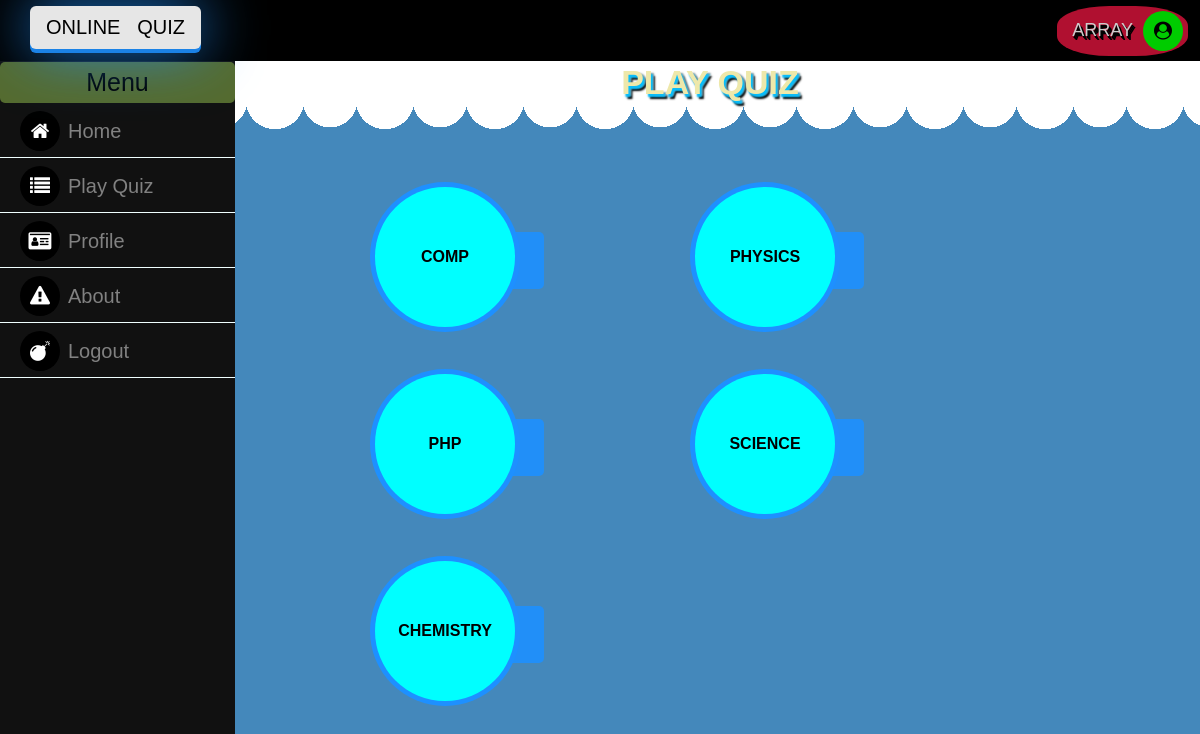
Screenshot of /categories.php (signed in) with the database file from the repository.
### tables this page shows
CREATE TABLE `subject` (
  `subid` int(11) NOT NULL,
  `subname` varchar(200) DEFAULT NULL,
  `duration` int(45) DEFAULT NULL,
  `state` tinyint(4) DEFAULT NULL
);

### categories.php (the view, shortened to what this page needs)
<?php
if(!isset($_SESSION["sees_user"]))  {
    header("location:login.php");
} else {
?>
<!doctype html>
<html>
<head>
<link rel="stylesheet" href="css/categories1.css">
<link rel="stylesheet" href="https://maxcdn.bootstrapcdn.com/font-awesome/4.7.0/css/font-awesome.min.css">
</head>
<body>
<div class="menu">
	<div class="menubar">
		<p>Menu</p>
	</div class="navbar">
		<a href="home.php" class="linkref"><i class="fa fa-home" aria-hidden="true"></i>Home</a>
		<a href="categories.php" class="linkref"><i class="fa fa-list" aria-hidden="true"></i>Play Quiz</a>
		<a href="profile.php" class="linkref"><i class="fa fa-id-card" aria-hidden="true"></i>Profile</a>
		<a href="about.php" class="linkref"><i class="fa fa-exclamation-triangle" aria-hidden="true"></i>About</a>
		<a href="logout.php" class="linkref"><i class="fa fa-bomb" aria-hidden="true"></i>Logout</a>
</div>
<div class="nav" id="sticky">
	<span id="logo">Online&nbsp&nbsp&nbspQuiz</span>
	<span class="user"><span class="seeuser"><?=$_SESSION['sees_user'];?></span><i class="fa fa-user-circle" aria-hidden="true"></i></span>
</div>
<div class="main">
<div class="content">
	<div class="head">
 		Play Quiz
	</div>
	<?php
        $con=mysqli_connect('localhost','root','') or die(mysql_error());
        mysqli_select_db($con,'quiz') or die("cannot select DB");
        $query=mysqli_query($con,"SELECT * FROM subject");
        while ($row=mysqli_fetch_array($query)) {
          	if ($row['state']==1){
				echo"<div class='box1'>
						<div class='ocircle'>
							<a href='display.php?sid=".$row['subid']."'><span class='circle'>".$row['subname']."</span></a>
						</div>
						<span class='stretch'><a href='display.php' id='play'>Play Quiz</a></span>
					</div>";
			}
		}
?>
</div>
</div>
</body>
</html>
<?php
}
?>

### css/categories1.css (style rules this page uses)
body { margin: 0px; border: 0px; font-family: Arial, Helvetica, sans-serif; font-size: 17px; background: linear-gradient(#ffffff 50%, rgba(255,255,255,0) 0) 0 0, radial-gradient(circle closest-side, #FFFFFF 53%, rgba(255,255,255,0) 0) 0 0, radial-gradient(circle closest-side, #FFFFFF 50%, rgba(255,255,255,0) 0) 55px 0 #48B; background-size:110px 200px; background-repeat:repeat-x; }
.menu { color: #fff; height: 100%; width: 235px; position: fixed; z-index: 1; top: 0px; left: 0px; background-color: #111; overflow-x: hidden; font-family: sans-serif; font-size: 18px; }
.menu .fa { background-color: #000; color: #fff; width: 40px; height: 40px; text-align: center; line-height: 40px; border-radius: 50%; margin-right: 8px; }
.menubar p { font-size: 25px; color: #000; padding: 6px 0px 6px 0px; width: 100%; text-align: center; border-radius: 5px; margin-top: 62px; background-color: #556b2f; margin-bottom: 2px; }
.menu a { padding: 6px 0px 6px 20px; text-decoration: none; font-size: 20px; color: #818181; display: block; border: none; background: none; width: 92%; text-align: left; cursor: pointer; outline: none; border-bottom: solid 1px #f0ffff; margin-bottom: 2px; }
.nav { height: 61px; background-color: #000; }
.user { color: #fff; font-family: sans-serif; font-size: 18px; float: right; color: #fff; padding: 5px; border-radius: 40%; background-color: #dc143c; opacity: 0.8; margin-right: 12px; }
.user .fa { background-color: #00ff00; color: #000; width: 40px; height: 40px; text-align: center; line-height: 40px; border-radius: 50%; }
.seeuser { margin-right: 10px; text-transform: uppercase; margin-top: 9px; text-shadow: 1px 2px 0px #000, 2px 3px 0px #000, 3px 4px 0px #000; }
#sticky { position: fixed; top: 0; z-index: 100; width: 100%; }
#logo { text-transform: uppercase; background-color: #fff; color: #000; padding: 10px 16px ; border-radius: 6px; font-family: arial; font-size: 20px; mix-blend-mode: screen; box-shadow: 0 4px #1e90ff, 0 0 60px #1e90ff; opacity: 0.9; margin-left: 30px; }
span { float: left; margin: 6px 0px 0px 10px; }
.main { margin-left: 300px; margin-right: 80px; font-size: 20px; margin-top:63px; margin-bottom: 2px }
.head { font-size: 34px; color: #eee8aa; font-weight: 700; text-align: center; margin-bottom: 75px; text-shadow: 2px 3px 2px #00bfff, 3px 2px 2px #999, 4px 5px 2px #000; text-transform: uppercase; }
.box1 { width: 300px; margin-left: 20px; display: inline-grid; }
.circle { width: 140px; padding: 70px 0; line-height: 0; margin: 5px 5px 5px 5px; background: #00ffff; color: #000; border-radius: 50%; cursor: pointer; transition: 1s, color 2s; text-align: center; text-transform: uppercase; font-weight: bold; font-size: 16px; }
.ocircle { width: 150px; height: 150px; margin: 5px 25px 0px 50px; line-height: 0; background: #1e90ff; color: white; border-radius: 50%; cursor: pointer; transition: 2s; }
.stretch a { position: relative; left: 70px; padding: 16px 25px 16px 25px; width: 150px; text-decoration: none; font-size: 22px; color: white; background-color: #1e90ff; border-radius: 0 5px 5px 0; transition: 1s; opacity: 0.9; }
#play { top: -90px; z-index: -1; }

### rows the page displays
subject: subname "COMP"
subject: subname "PHYSICS"
subject: subname "PHP"
subject: subname "SCIENCE"
subject: subname "CHEMISTRY"

### other values shown
$_SESSION['sees_user'] "ARRAY"
